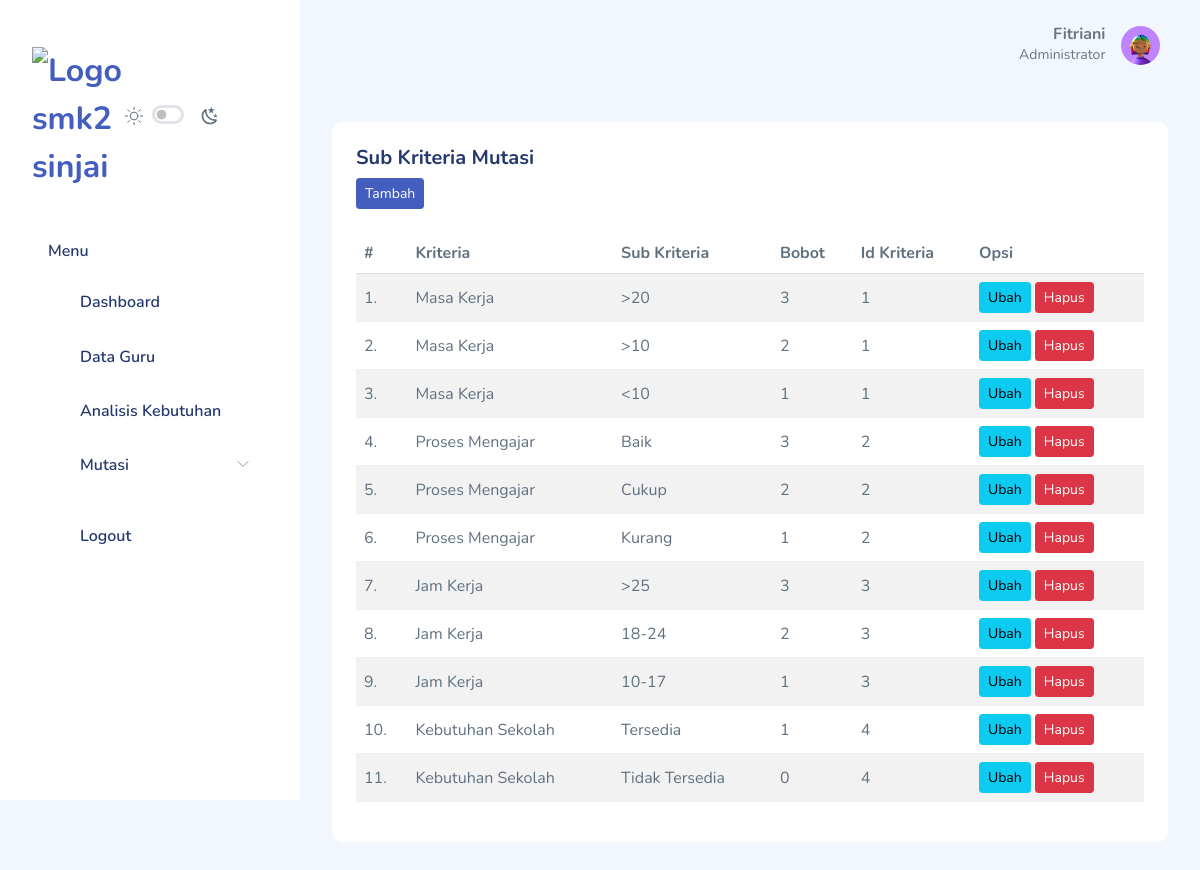
Before: /admin/dashboard.php?page=subkriteria (signed in) with the older database file.
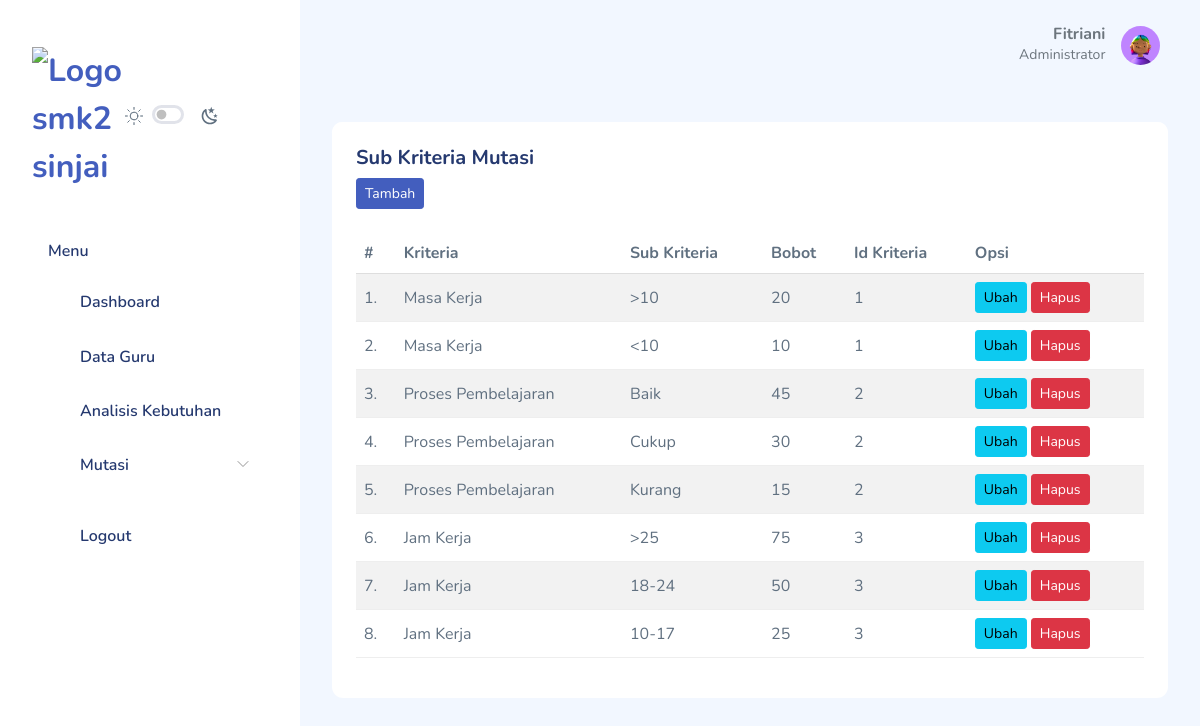
After: the same page with the newer database file.
### tables this page shows
CREATE TABLE `tb_sub_kriteria` (
  `id_sub_kriteria` int NOT NULL,
  `nama_sub_kriteria` varchar(255) NOT NULL,
  `bobot` double NOT NULL,
  `kriteria_id` int NOT NULL
);

CREATE TABLE `tb_kriteria` (
  `id_kriteria` int NOT NULL,
  `nama_kriteria` varchar(255) NOT NULL
);

### admin/modul/subkriteria/data.php (the view)
<?php
$kriteria_query = mysqli_query($con, "
    SELECT
        tb_sub_kriteria.id_sub_kriteria,
        tb_sub_kriteria.nama_sub_kriteria,
        tb_sub_kriteria.bobot,
        tb_kriteria.id_kriteria,
        tb_kriteria.nama_kriteria
    FROM
        tb_sub_kriteria
    JOIN
        tb_kriteria ON tb_sub_kriteria.kriteria_id = tb_kriteria.id_kriteria;
");
?>
<div class="page-inner">
    <div class="row">
        <section class="section">
            <div class="card">
                <div class="card-header">
                    <h5 class="card-title">Sub Kriteria Mutasi</h5>
                    <a href="?page=subkriteria&act=add" class="btn btn-primary btn-sm text-white"><i class="fa fa-plus"></i> Tambah</a>
                </div>
                <div class="card-body">
                    <table class="table table-striped" id="table1">
                        <thead>
                            <tr>
                                <th>#</th>
                                <th>Kriteria</th>
                                <th>Sub Kriteria</th>
                                <th>Bobot</th>
                                <th>Id Kriteria</th>
                                <th>Opsi</th>
                            </tr>
                        </thead>
                        <tbody>
                            <?php
                            $no = 1;
                            while ($k = mysqli_fetch_assoc($kriteria_query)) {
                            ?>
                                <tr>
                                    <td><?= $no++; ?>.</td>
                                    <td><?= $k['nama_kriteria']; ?></td>
                                    <td><?= $k['nama_sub_kriteria']; ?></td>
                                    <td><?= $k['bobot']; ?></td>
                                    <td><?= $k['id_kriteria']; ?></td>
                                    <td>
                                        <a class="btn btn-info btn-sm" href="?page=subkriteria&act=edit&id=<?= $k['id_sub_kriteria'] ?>">Ubah</a>
                                        <a class="btn btn-danger btn-sm" onclick="return confirm('Yakin Hapus Data ??')" href="?page=subkriteria&act=del&id=<?= $k['id_sub_kriteria'] ?>">Hapus</a>
                                    </td>
                                </tr>
                            <?php
                            }
                            ?>
                        </tbody>
                    </table>
                </div>
            </div>
        </section>
    </div>
</div>

### admin/dashboard.php (shortened to what this page needs)
<?php
include '../config/db.php';
?> <script>
<?php
$id_login = @$_SESSION['admin'];
$sql = mysqli_query($con, "SELECT * FROM tb_admin
 WHERE id_admin = '$id_login'") or die(mysqli_error($con));
$data = mysqli_fetch_array($sql);
?>
<!DOCTYPE html>
<html lang="en">
<head>
    <link rel="stylesheet" href="../assets/assets/compiled/css/app.css">
    <link rel="stylesheet" href="../assets/assets/compiled/css/app-dark.css">
    <link rel="stylesheet" href="../assets/assets/extensions/datatables.net-bs5/css/dataTables.bootstrap5.min.css">
    <link rel="stylesheet" href="../assets/assets/compiled/css/table-datatable-jquery.css">
    <link rel="stylesheet" href="../assets/assets/extensions/flatpickr/flatpickr.min.css">
    <link rel="stylesheet" href="../assets/assets/extensions/choices.js/public/assets/styles/choices.css">
    <link rel="stylesheet" href="../assets/assets/compiled/css/iconly.css">
</head>
<body>
    <div id="app">
        <div id="sidebar">
            <div class="sidebar-wrapper active">
                <div class="sidebar-header position-relative">
                    <div class="d-flex justify-content-between align-items-center">
                        <div class="logo">
                            <a href="https://www.smkn2sinjai.sch.id/" target="_blank"><img src="../assets/source/logo.png" alt="Logo smk2 sinjai" style="width: 5rem; height: auto; margin-top: 15px;"></a>
                        </div>
                        <div class="theme-toggle d-flex gap-2  align-items-center mt-2 me-5">
                            <div class="form-check form-switch fs-6">
                                <input class="form-check-input  me-0" type="checkbox" id="toggle-dark" style="cursor: pointer">
                            </div>
                        </div>
                    </div>
                </div>
                <div class="sidebar-menu">
                    <ul class="menu">
                        <li class="sidebar-title">Menu</li>
                        <li class="sidebar-item">
                            <a href="dashboard.php" class='sidebar-link'>
                                <i class="bi bi-grid-1x2-fill"></i>
                                <span>Dashboard</span>
                            </a>
                        </li>
                        <li class="sidebar-item">
                            <a href="?page=guru" class='sidebar-link'>
                                <i class="bi bi-people-fill"></i>
                                <span>Data Guru</span>
                            </a>
                        </li>
                        <li class="sidebar-item">
                            <a href="?page=kebutuhan" class='sidebar-link'>
                                <i class="bi bi-clipboard-plus-fill"></i>
                                <span>Analisis Kebutuhan</span>
                            </a>
                        </li>
                        <li class="sidebar-item has-sub">
                            <a href="#" class='sidebar-link'>
                                <i class="bi bi-stack"></i>
                                <span>Mutasi</span>
                            </a>
                        </li>
                        <li class="sidebar-item">
                            <a href="logout.php" class='sidebar-link'>
                                <i class="bi bi-arrow-left-circle-fill"></i>
                                <span>Logout</span>
                            </a>
                        </li>
                    </ul>
                </div>
            </div>
        </div>
        <div id="main" class='layout-navbar navbar-fixed'>
            <header>
                <nav class="navbar navbar-expand navbar-light navbar-top">
                    <div class="container-fluid">
                        <a href="#" class="burger-btn d-block">
                            <i class="bi bi-justify fs-3"></i>
                        </a>
                        <div class="collapse navbar-collapse" id="navbarSupportedContent">
                            <div class="dropdown">
                                <a href="#" data-bs-toggle="dropdown" aria-expanded="false">
                                    <div class="user-menu d-flex">
                                        <div class="user-name text-end me-3">
                                            <h6 class="mb-0 text-gray-600"><?= $data['nama_lengkap']; ?></h6>
                                            <p class="mb-0 text-sm text-gray-600">Administrator</p>
                                        </div>
                                        <div class="user-img d-flex align-items-center">
                                            <div class="avatar avatar-md">
                                                <img src="../assets/img/user/<?= $data['foto'] ?>">
                                            </div>
                                        </div>
                                    </div>
                                </a>
                            </div>
                        </div>
                    </div>
                </nav>
            </header>
            <div id="main-content">
                <div class="page-heading">
                    <?php
                    $page = @$_GET['page'];
                    $act = @$_GET['act'];
                    if ($page == 'master') {
                    } elseif ($page == 'subkriteria') {
                        if ($act == '') {
                            include 'modul/subkriteria/data.php';
                        } elseif ($act == 'add') {
                            include 'modul/subkriteria/add.php';
                        } elseif ($act == 'edit') {
                            include 'modul/subkriteria/edit.php';
                        } elseif ($act == 'del') {
                            include 'modul/subkriteria/del.php';
                        } elseif ($act == 'proses') {
                            include 'modul/subkriteria/proses.php';
                        }
                    } elseif ($page == 'kmeans') {
                        if ($act == '') {
                            include 'modul/algoritma/kmeans.php';
                        } elseif ($act == 'del') {
                            include 'modul/algoritma/del.php';
                        }
                    } elseif ($page == 'laporan') {
                        if ($act == '') {
                            include 'modul/laporan/data.php';
                        } elseif ($act == 'tahun') {
                            include 'modul/laporan/laporan.php';
                        }
                    } elseif ($page == '') {
                        include 'modul/home.php';
                    } else {
                        echo "<script>window.location.href = '../404.php'</script>";
                    }
                    ?>
                </div>
            </div>
        </div>
    </div>
</body>
</html>

Changed rows visible on the page:
removed tb_sub_kriteria: kriteria.nama_kriteria "Masa Kerja", nama_sub_kriteria ">20", bobot "3", kriteria.id_kriteria "1"
removed tb_sub_kriteria: kriteria.nama_kriteria "Kebutuhan Sekolah", nama_sub_kriteria "Tersedia", bobot "1", kriteria.id_kriteria "4"
removed tb_sub_kriteria: kriteria.nama_kriteria "Kebutuhan Sekolah", nama_sub_kriteria "Tidak Tersedia", bobot "0", kriteria.id_kriteria "4"
changed tb_sub_kriteria (number 1 of 8 on the later page): bobot "2" → "20"
changed tb_sub_kriteria (number 2 of 8 on the later page): bobot "1" → "10"
changed tb_sub_kriteria "Baik": kriteria.nama_kriteria "Proses Mengajar" → "Proses Pembelajaran"; bobot "3" → "45"
changed tb_sub_kriteria "Cukup": kriteria.nama_kriteria "Proses Mengajar" → "Proses Pembelajaran"; bobot "2" → "30"
changed tb_sub_kriteria "Kurang": kriteria.nama_kriteria "Proses Mengajar" → "Proses Pembelajaran"; bobot "1" → "15"
changed tb_sub_kriteria (number 6 of 8 on the later page): bobot "3" → "75"
changed tb_sub_kriteria (number 7 of 8 on the later page): bobot "2" → "50"
changed tb_sub_kriteria (number 8 of 8 on the later page): bobot "1" → "25"
